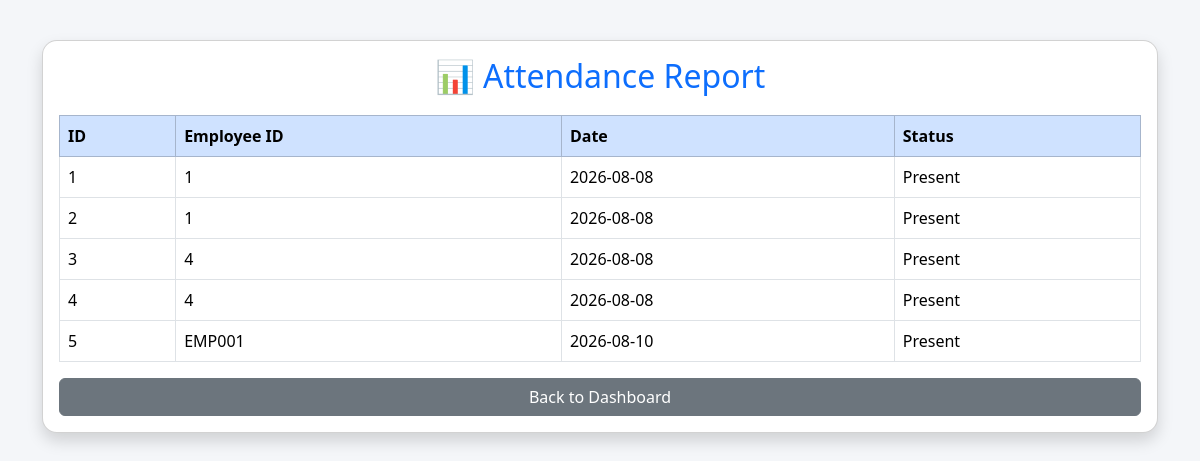
/attendance_report, run on the app's committed database.
### tables this page shows
CREATE TABLE attendance(
        id INTEGER PRIMARY KEY AUTOINCREMENT,
        employee_id TEXT,
        date TEXT,
        status TEXT
    );

### app.py (the view)
@app.route('/attendance_report')
def attendance_report():
    conn = sqlite3.connect('employee.db')
    cur = conn.cursor()
    cur.execute(
        "SELECT * FROM attendance"
    )
    attendance = cur.fetchall()
    conn.close()
    return render_template(
        'attendance_report.html',
        attendance=attendance
    )

### templates/attendance_report.html (shortened to what this page needs)
<!DOCTYPE html>
<html lang="en">
<head>
<link href="https://cdn.jsdelivr.net/npm/bootstrap@5.3.3/dist/css/bootstrap.min.css" rel="stylesheet">
</head>
<body>
<div class="container">
<div class="card shadow">
<div class="card-body">
<h2>📊 Attendance Report</h2>
<table class="table table-bordered">
<thead class="table-primary">
<tr>
<th>ID</th>
<th>Employee ID</th>
<th>Date</th>
<th>Status</th>
</tr>
</thead>
<tbody>
{% for row in attendance %}
<tr>
<td>{{ row[0] }}</td>
<td>{{ row[1] }}</td>
<td>{{ row[2] }}</td>
<td>{{ row[3] }}</td>
</tr>
{% endfor %}
</tbody>
</table>
<a href="/dashboard" class="btn btn-secondary w-100">
Back to Dashboard
</a>
</div>
</div>
</div>
</body>
</html>

### templates/attendance_report.html (style rules this page uses)
body { background:#f4f6f9; }
.container { margin-top:40px; }
.card { border-radius:15px; }
h2 { text-align:center; color:#0d6efd; margin-bottom:20px; }

### data on the page
attendance: id "1", employee "1", date "2026-08-08", status "Present"
attendance: id "2", employee "1", date "2026-08-08", status "Present"
attendance: id "3", employee "4", date "2026-08-08", status "Present"
attendance: id "4", employee "4", date "2026-08-08", status "Present"
attendance: id "5", employee "EMP001", date "2026-08-10", status "Present"
